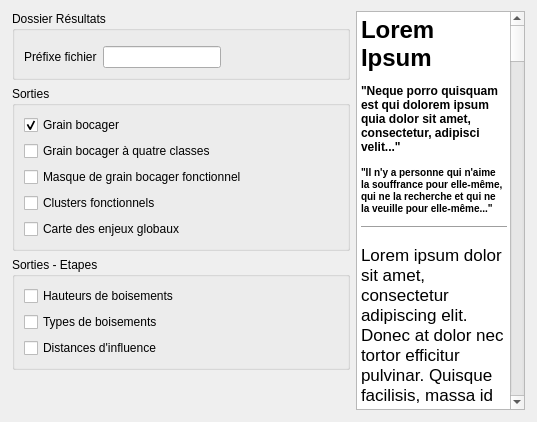
     <widget class="QWidget" name="tab_sorties">
      <attribute name="title">
       <string>Sorties</string>
      </attribute>
      <layout class="QHBoxLayout" name="horizontalLayout_9" stretch="2,1">
       <property name="leftMargin">
        <number>12</number>
       </property>
       <property name="rightMargin">
        <number>12</number>
       </property>
       <property name="bottomMargin">
        <number>12</number>
       </property>
       <item>
        <layout class="QVBoxLayout" name="verticalLayout_11">
         <property name="topMargin">
          <number>0</number>
         </property>
         <property name="bottomMargin">
          <number>0</number>
         </property>
         <item>
          <widget class="QGroupBox" name="groupBox_6">
           <property name="title">
            <string>Dossier Résultats</string>
           </property>
           <layout class="QVBoxLayout" name="verticalLayout_10">
            <item>
             <widget class="QgsFileWidget" name="mQgsFileWidget_resultDir">
              <property name="storageMode">
               <enum>QgsFileWidget::GetDirectory</enum>
              </property>
             </widget>
            </item>
            <item>
             <layout class="QHBoxLayout" name="horizontalLayout_8">
              <item>
               <widget class="QLabel" name="label">
                <property name="sizePolicy">
                 <sizepolicy hsizetype="Minimum" vsizetype="Preferred">
                  <horstretch>0</horstretch>
                  <verstretch>0</verstretch>
                 </sizepolicy>
                </property>
                <property name="text">
                 <string>Préfixe fichier</string>
                </property>
               </widget>
              </item>
              <item>
               <widget class="QLineEdit" name="lineEdit_resultPrefix">
                <property name="sizePolicy">
                 <sizepolicy hsizetype="MinimumExpanding" vsizetype="Fixed">
                  <horstretch>0</horstretch>
                  <verstretch>0</verstretch>
                 </sizepolicy>
                </property>
                <property name="minimumSize">
                 <size>
                  <width>50</width>
                  <height>0</height>
                 </size>
                </property>
                <property name="maximumSize">
                 <size>
                  <width>200</width>
                  <height>16777215</height>
                 </size>
                </property>
               </widget>
              </item>
              <item>
               <spacer name="horizontalSpacer">
                <property name="orientation">
                 <enum>Qt::Horizontal</enum>
                </property>
                <property name="sizeHint" stdset="0">
                 <size>
                  <width>40</width>
                  <height>20</height>
                 </size>
                </property>
               </spacer>
              </item>
             </layout>
            </item>
           </layout>
          </widget>
         </item>
         <item>
          <widget class="QGroupBox" name="groupBox_7">
           <property name="sizePolicy">
            <sizepolicy hsizetype="Preferred" vsizetype="MinimumExpanding">
             <horstretch>0</horstretch>
             <verstretch>0</verstretch>
            </sizepolicy>
           </property>
           <property name="title">
            <string>Sorties</string>
           </property>
           <layout class="QVBoxLayout" name="verticalLayout_14">
            <property name="spacing">
             <number>-1</number>
            </property>
            <item>
             <widget class="QCheckBox" name="checkBox_grain">
              <property name="enabled">
               <bool>true</bool>
              </property>
              <property name="sizePolicy">
               <sizepolicy hsizetype="Preferred" vsizetype="Fixed">
                <horstretch>0</horstretch>
                <verstretch>0</verstretch>
               </sizepolicy>
              </property>
              <property name="text">
               <string>Grain bocager</string>
              </property>
              <property name="checked">
               <bool>true</bool>
              </property>
             </widget>
            </item>
            <item>
             <widget class="QCheckBox" name="checkBox_grain4classes">
              <property name="sizePolicy">
               <sizepolicy hsizetype="Preferred" vsizetype="Fixed">
                <horstretch>0</horstretch>
                <verstretch>0</verstretch>
               </sizepolicy>
              </property>
              <property name="minimumSize">
               <size>
                <width>0</width>
                <height>0</height>
               </size>
              </property>
              <property name="text">
               <string>Grain bocager à quatre classes</string>
              </property>
             </widget>
            </item>
            <item>
             <widget class="QCheckBox" name="checkBox_grainMask">
              <property name="text">
               <string>Masque de grain bocager fonctionnel</string>
              </property>
             </widget>
            </item>
            <item>
             <widget class="QCheckBox" name="checkBox_clusters">
              <property name="text">
               <string>Clusters fonctionnels</string>
              </property>
             </widget>
            </item>
            <item>
             <widget class="QCheckBox" name="checkBox_enjeux">
              <property name="sizePolicy">
               <sizepolicy hsizetype="Minimum" vsizetype="Fixed">
                <horstretch>0</horstretch>
                <verstretch>0</verstretch>
               </sizepolicy>
              </property>
              <property name="minimumSize">
               <size>
                <width>0</width>
                <height>16</height>
               </size>
              </property>
              <property name="text">
               <string>Carte des enjeux globaux</string>
              </property>
             </widget>
            </item>
           </layout>
          </widget>
         </item>
         <item>
          <widget class="QGroupBox" name="groupBox_11">
           <property name="minimumSize">
            <size>
             <width>0</width>
             <height>0</height>
            </size>
           </property>
           <property name="title">
            <string>Sorties - Etapes</string>
           </property>
           <layout class="QVBoxLayout" name="verticalLayout_12">
            <item>
             <widget class="QCheckBox" name="checkBox_hauteurBoisements">
              <property name="text">
               <string>Hauteurs de boisements</string>
              </property>
              <property name="checked">
               <bool>false</bool>
              </property>
             </widget>
            </item>
            <item>
             <widget class="QCheckBox" name="checkBox_typesBoisements">
              <property name="text">
               <string>Types de boisements</string>
              </property>
              <property name="checked">
               <bool>false</bool>
              </property>
             </widget>
            </item>
            <item>
             <widget class="QCheckBox" name="checkBox_distanceInfluence">
              <property name="text">
               <string>Distances d'influence</string>
              </property>
              <property name="checked">
               <bool>false</bool>
              </property>
             </widget>
            </item>
           </layout>
          </widget>
         </item>
         <item>
          <spacer name="verticalSpacer_4">
           <property name="orientation">
            <enum>Qt::Vertical</enum>
           </property>
           <property name="sizeHint" stdset="0">
            <size>
             <width>20</width>
             <height>40</height>
            </size>
           </property>
          </spacer>
         </item>
        </layout>
       </item>
       <item>
        <widget class="QTextBrowser" name="textBrowser_4">
         <property name="html">
          <string>&lt;!DOCTYPE HTML PUBLIC &quot;-//W3C//DTD HTML 4.0//EN&quot; &quot;http://www.w3.org/TR/REC-html40/strict.dtd&quot;&gt;
&lt;html&gt;&lt;head&gt;&lt;meta name=&quot;qrichtext&quot; content=&quot;1&quot; /&gt;&lt;style type=&quot;text/css&quot;&gt;
p, li { white-space: pre-wrap; }
&lt;/style&gt;&lt;/head&gt;&lt;body style=&quot; font-family:'.AppleSystemUIFont'; font-size:13pt; font-weight:400; font-style:normal;&quot;&gt;
&lt;h1 style=&quot; margin-top:18px; margin-bottom:12px; margin-left:0px; margin-right:0px; -qt-block-indent:0; text-indent:0px;&quot;&gt;&lt;span style=&quot; font-size:xx-large; font-weight:600;&quot;&gt;Lorem Ipsum&lt;/span&gt;&lt;/h1&gt;
&lt;h4 style=&quot; margin-top:12px; margin-bottom:12px; margin-left:0px; margin-right:0px; -qt-block-indent:0; text-indent:0px;&quot;&gt;&lt;span style=&quot; font-size:medium; font-weight:600;&quot;&gt;&amp;quot;Neque porro quisquam est qui dolorem ipsum quia dolor sit amet, consectetur, adipisci velit...&amp;quot;&lt;/span&gt;&lt;/h4&gt;
&lt;h5 style=&quot; margin-top:12px; margin-bottom:4px; margin-left:0px; margin-right:0px; -qt-block-indent:0; text-indent:0px;&quot;&gt;&lt;span style=&quot; font-size:small; font-weight:600;&quot;&gt;&amp;quot;Il n'y a personne qui n'aime la souffrance pour elle-même, qui ne la recherche et qui ne la veuille pour elle-même...&amp;quot; &lt;/span&gt;&lt;/h5&gt;
&lt;hr /&gt;
&lt;p style=&quot; margin-top:12px; margin-bottom:12px; margin-left:0px; margin-right:0px; -qt-block-indent:0; text-indent:0px;&quot;&gt;&lt;a name=&quot;Content&quot;&gt;&lt;/a&gt;Lorem ipsum dolor sit amet, consectetur adipiscing elit. Donec at dolor nec tortor efficitur pulvinar. Quisque facilisis, massa id efficitur hendrerit, arcu magna semper magna, eget tristique leo diam id quam. Nulla nisl augue, imperdiet et augue et, laoreet eleifend massa. Aliquam erat volutpat. Aliquam id metus nec erat consectetur porttitor ut in augue. Morbi et varius elit. Vivamus molestie egestas sapien ac suscipit. Duis rutrum ligula non libero egestas molestie. &lt;/p&gt;
&lt;p style=&quot; margin-top:12px; margin-bottom:12px; margin-left:0px; margin-right:0px; -qt-block-indent:0; text-indent:0px;&quot;&gt;Ut at tempor elit. Quisque in quam sodales, imperdiet nibh sed, hendrerit nibh. Class aptent taciti sociosqu ad litora torquent per conubia nostra, per inceptos himenaeos. Ut vel felis nec felis gravida vestibulum. Nunc est nulla, posuere vel venenatis at, facilisis et ipsum. Nullam pulvinar feugiat suscipit. Nulla malesuada ut mauris a consectetur. Phasellus vel erat a orci euismod convallis. Nunc accumsan magna augue, sed auctor mi vulputate eget. &lt;/p&gt;
&lt;p style=&quot; margin-top:12px; margin-bottom:12px; margin-left:0px; margin-right:0px; -qt-block-indent:0; text-indent:0px;&quot;&gt;Quisque odio orci, dignissim a nisi imperdiet, dictum malesuada quam. Quisque vel neque ut orci posuere pretium. Nulla tristique congue erat sodales venenatis. In viverra quam justo, et lacinia orci rhoncus non. Etiam aliquam augue dolor, eu vestibulum leo aliquam et. Nunc tortor dui, cursus eget turpis ut, tincidunt ornare ante. Nunc pretium nibh in diam egestas tempor. Praesent metus odio, venenatis non mi quis, iaculis mattis neque. Aenean vitae dui vel erat interdum aliquam et eget nisi. Curabitur vel urna nunc. Sed vehicula efficitur rhoncus. Maecenas lobortis, sapien et accumsan bibendum, risus tellus ullamcorper urna, vel efficitur ex enim vitae purus. Morbi sagittis ornare nulla ut volutpat. In malesuada erat vitae egestas sagittis. Proin pharetra, purus eu lacinia viverra, turpis mauris molestie leo, id condimentum leo mi et risus. &lt;/p&gt;
&lt;p style=&quot; margin-top:12px; margin-bottom:12px; margin-left:0px; margin-right:0px; -qt-block-indent:0; text-indent:0px;&quot;&gt;Vivamus pulvinar rutrum orci non semper. Aenean a magna eu ligula facilisis luctus. Fusce vel leo lectus. Quisque lacinia dolor id bibendum fermentum. Aenean id pellentesque neque. Aliquam imperdiet varius consectetur. Vestibulum a massa bibendum, efficitur magna eget, vehicula dolor. Vestibulum ornare ligula leo, ac sodales dui luctus at. Suspendisse et nunc blandit, tincidunt lectus nec, semper neque. Fusce orci elit, eleifend sed ultricies non, tincidunt scelerisque felis. Maecenas laoreet et ipsum quis aliquet. Lorem ipsum dolor sit amet, consectetur adipiscing elit. Praesent ut sapien nec ipsum aliquet viverra nec et diam. Nunc porttitor egestas porttitor. &lt;/p&gt;
&lt;p style=&quot; margin-top:12px; margin-bottom:12px; margin-left:0px; margin-right:0px; -qt-block-indent:0; text-indent:0px;&quot;&gt;Vivamus sit amet porta erat. Etiam cursus lacus id enim sollicitudin vestibulum. Mauris malesuada dui vel leo tempus, non dictum magna ullamcorper. Donec interdum lacus nec sapien cursus, ut venenatis felis viverra. Maecenas diam nisi, ullamcorper ut diam non, lacinia ultricies augue. Duis rhoncus orci ultrices nisl pulvinar ultricies. Suspendisse risus metus, sodales et augue non, semper fermentum diam. Sed consequat condimentum felis sit amet congue. Nam ornare magna sit amet eros placerat, in rhoncus libero maximus. Integer ac hendrerit ex. Aliquam feugiat nec eros in sagittis. Nulla id tellus in metus ultricies ornare. &lt;/p&gt;&lt;/body&gt;&lt;/html&gt;</string>
         </property>
        </widget>
       </item>
      </layout>
     </widget>
